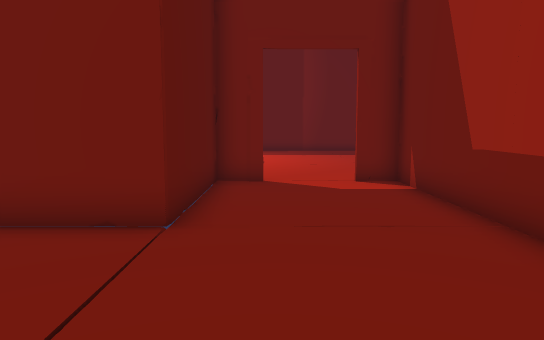
[1] (above)

20 first-person views from a walk through a 3-D level made in the Unity game engine. The camera is 1.4 m above the floor, tilts 6° down and sees 70° across. Doors are open. The floor is counted in squares, 1 m on a side. Each view is taken from the middle of a square. On the plan, view 1 faces up. The plan holds only what a view shows up to about 16 squares ahead; the rest is blank. The place goes on beyond the plan. The player is left out.

[2]
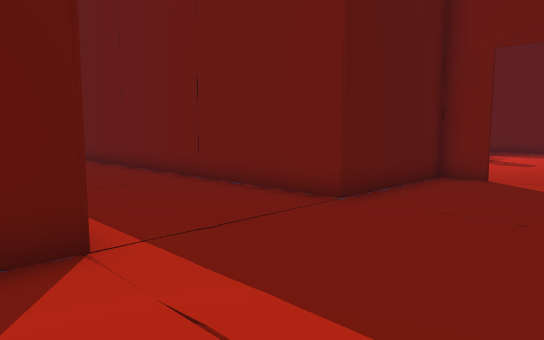

[3]
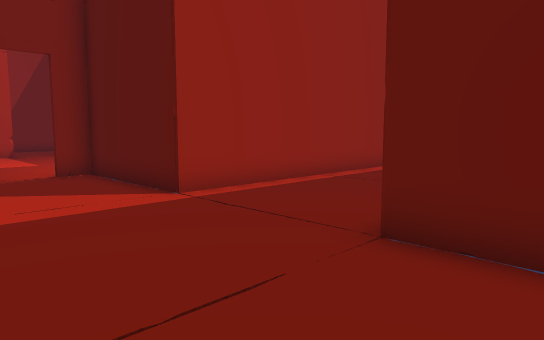

[4]
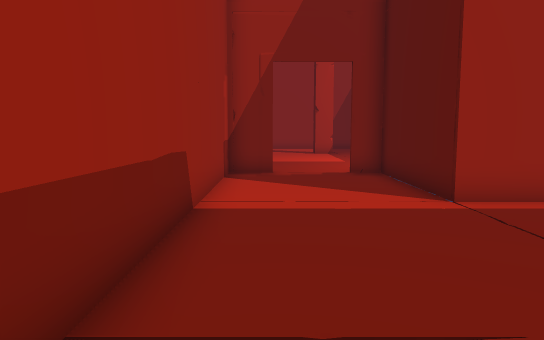

[5]
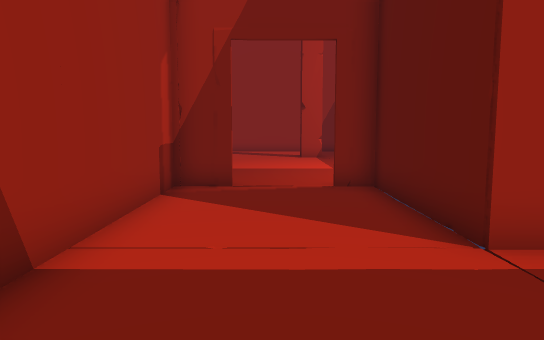

[6]
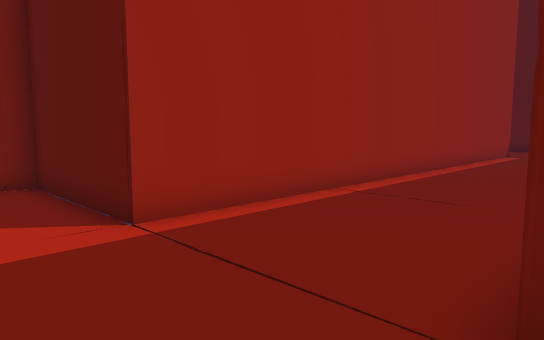

[7]
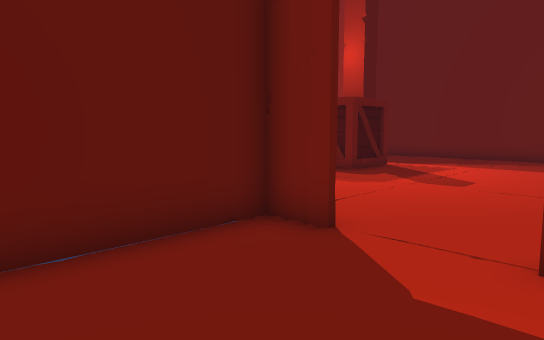

[8]
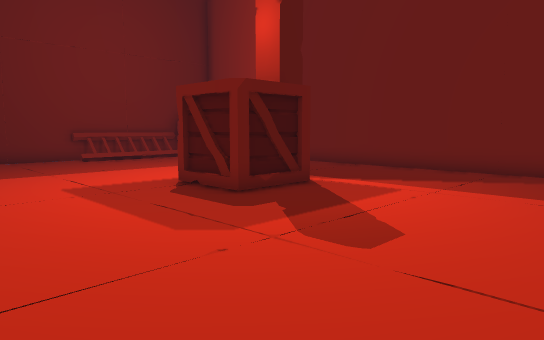

[9]
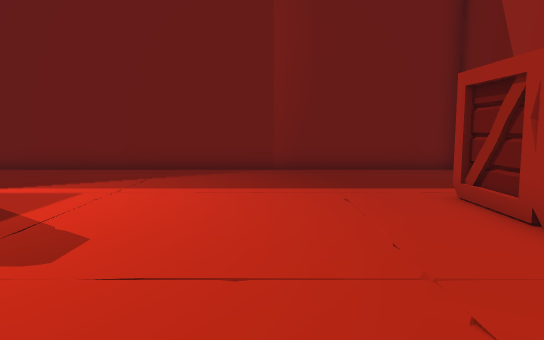

[10]
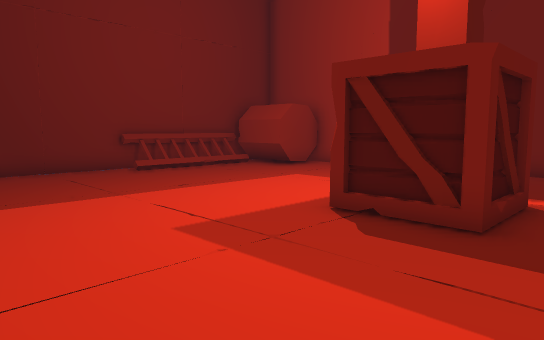

[11]
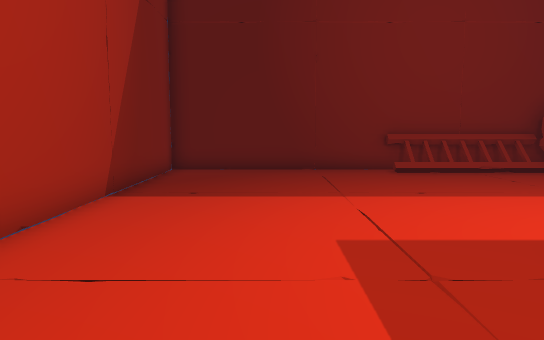

[12]
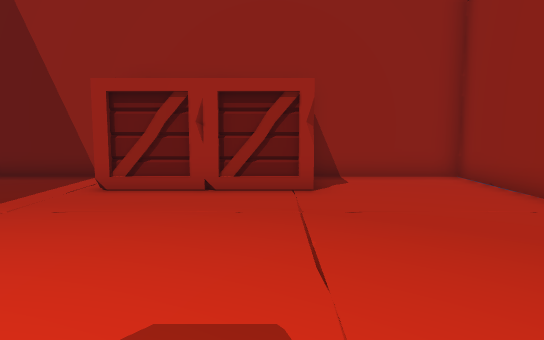

[13]
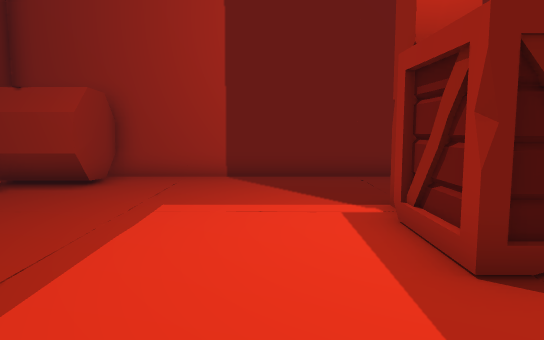

[14]
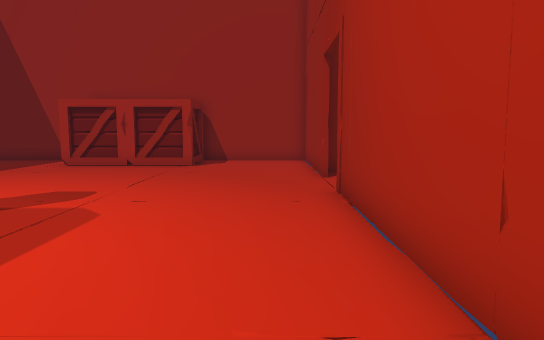

[15]
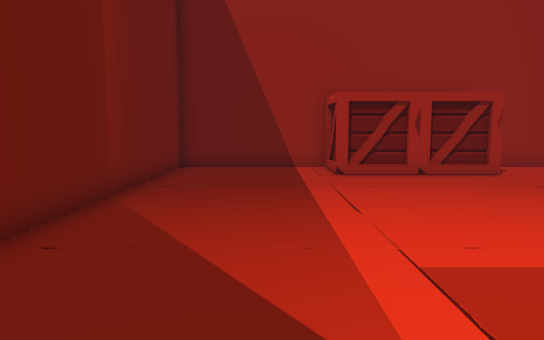

[16]
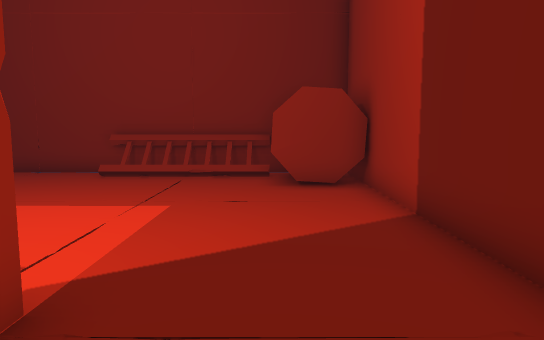

[17]
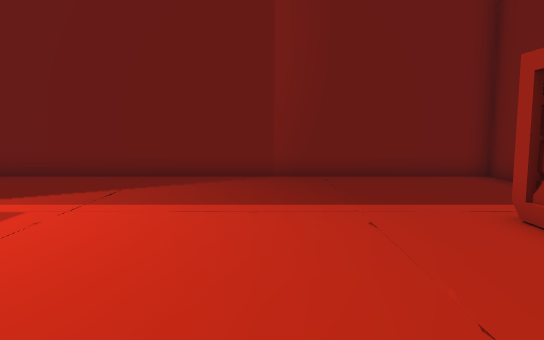

[18]
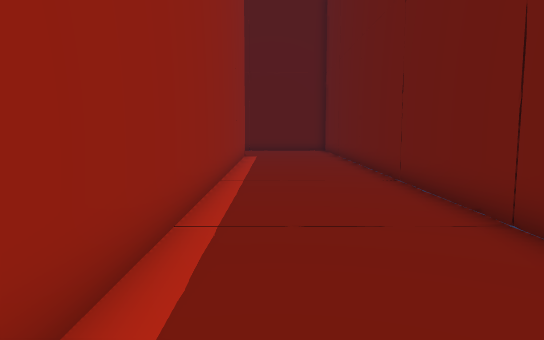

[19]
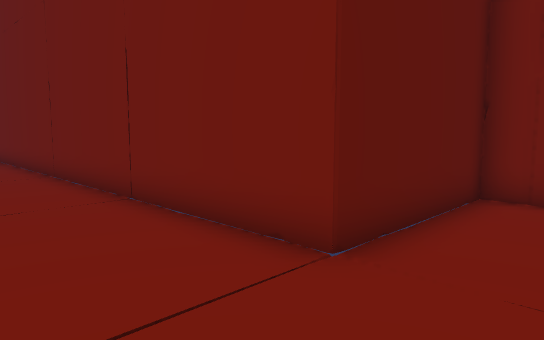

[20]
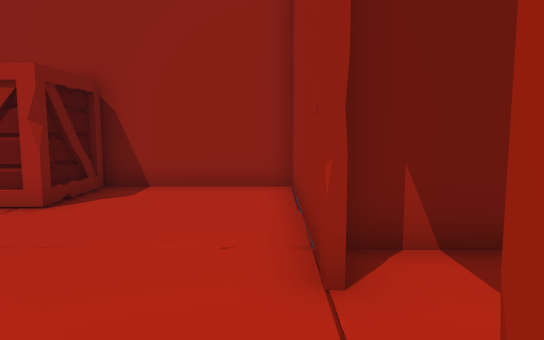

### Floor plan
Points are (right, up) in squares from view 1. A wall is a line through its corners. A room is listed if a view was taken in it or the views show most of it. See-through windows are left out.
Room 1 (views 1, 2, 3, 4, 5, 6, 7, 18, 19)
walls: (-0.1, 10.4) (-1.5, 10.4) (-1.5, 5.5) (-18.3, 5.5); (1.9, -4.4) (3.4, -4.4) (3.4, 10.4) (2.2, 10.4); (-17, 0.6) (-1.5, 0.6) (-1.5, -4.4) (-0.5, -4.4)
ways out: open door at (1, 10.5) to room 2; open door at (1, -4.5)
Room 2 (views 8, 9, 10, 11, 12, 13, 14, 15, 16, 17, 20)
walls: (2.2, 10.5) (8.4, 10.5) (8.4, 15.1); (8.4, 20) (8.4, 25.4) (-13.6, 25.4); (-16.5, 23.5) (-16.5, 10.5) (-0.1, 10.5)
ways out: open door at (1, 10.5) to room 1
objects: other object (-16, 18) to (-16, 23); other object (-16, 23) to (-14, 25); other object (-7, 18) to (-5, 20); other object (-7, 20) to (-6, 21); other object (6, 15) to (8, 17); other object (6, 18) to (8, 20)

Positions as (right, up) in squares from view 1, and headings:
1: (0, 0), facing up
2: (3, -1), facing up-left
3: (3, 8), facing down-left
4: (2, 8), facing down
5: (1, 5), facing down
6: (1, 6), facing down-left
7: (3, 6), facing up-left
8: (2, 12), facing up-left
9: (2, 12), facing up
10: (-3, 12), facing up-left
11: (-3, 14), facing left
12: (-3, 16), facing right
13: (-9, 14), facing up
14: (-9, 12), facing right
15: (-6, 22), facing right
16: (-4, 23), facing left
17: (2, 14), facing up
18: (-1, 2), facing left
19: (1, 2), facing up-left
20: (-1, 11), facing right
